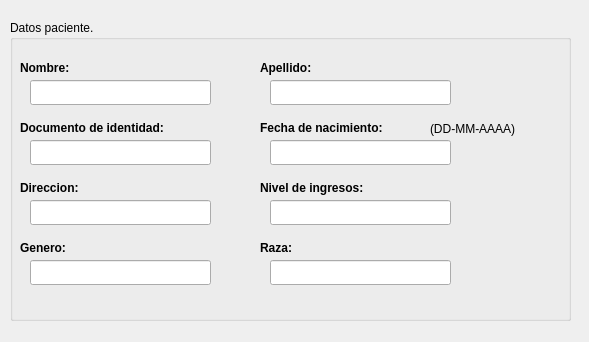
<?xml version="1.0" encoding="UTF-8"?>
<ui version="4.0">
 <class>veripac</class>
 <widget class="QDialog" name="veripac">
  <property name="geometry">
   <rect>
    <x>0</x>
    <y>0</y>
    <width>589</width>
    <height>342</height>
   </rect>
  </property>
  <property name="windowTitle">
   <string>Dialog</string>
  </property>
  <widget class="QGroupBox" name="groupBox">
   <property name="geometry">
    <rect>
     <x>10</x>
     <y>20</y>
     <width>561</width>
     <height>301</height>
    </rect>
   </property>
   <property name="styleSheet">
    <string notr="true">font: 75 11pt &quot;URW Bookman L&quot;;</string>
   </property>
   <property name="title">
    <string>Datos paciente.</string>
   </property>
   <widget class="QLabel" name="label">
    <property name="geometry">
     <rect>
      <x>10</x>
      <y>40</y>
      <width>71</width>
      <height>17</height>
     </rect>
    </property>
    <property name="text">
     <string>&lt;html&gt;&lt;head/&gt;&lt;body&gt;&lt;p&gt;&lt;span style=&quot; font-weight:600;&quot;&gt;Nombre:&lt;/span&gt;&lt;/p&gt;&lt;/body&gt;&lt;/html&gt;</string>
    </property>
   </widget>
   <widget class="QLineEdit" name="nombrep">
    <property name="geometry">
     <rect>
      <x>20</x>
      <y>60</y>
      <width>181</width>
      <height>25</height>
     </rect>
    </property>
   </widget>
   <widget class="QLabel" name="label_3">
    <property name="geometry">
     <rect>
      <x>10</x>
      <y>100</y>
      <width>201</width>
      <height>17</height>
     </rect>
    </property>
    <property name="text">
     <string>&lt;html&gt;&lt;head/&gt;&lt;body&gt;&lt;p&gt;&lt;span style=&quot; font-weight:600;&quot;&gt;Documento de identidad:&lt;/span&gt;&lt;/p&gt;&lt;/body&gt;&lt;/html&gt;</string>
    </property>
   </widget>
   <widget class="QLineEdit" name="docidtp">
    <property name="geometry">
     <rect>
      <x>20</x>
      <y>120</y>
      <width>181</width>
      <height>25</height>
     </rect>
    </property>
   </widget>
   <widget class="QLabel" name="label_5">
    <property name="geometry">
     <rect>
      <x>10</x>
      <y>160</y>
      <width>81</width>
      <height>17</height>
     </rect>
    </property>
    <property name="text">
     <string>&lt;html&gt;&lt;head/&gt;&lt;body&gt;&lt;p&gt;&lt;span style=&quot; font-weight:600;&quot;&gt;Direccion:&lt;/span&gt;&lt;/p&gt;&lt;/body&gt;&lt;/html&gt;</string>
    </property>
   </widget>
   <widget class="QLineEdit" name="direccion">
    <property name="geometry">
     <rect>
      <x>20</x>
      <y>180</y>
      <width>181</width>
      <height>25</height>
     </rect>
    </property>
   </widget>
   <widget class="QLabel" name="label_6">
    <property name="geometry">
     <rect>
      <x>10</x>
      <y>220</y>
      <width>71</width>
      <height>17</height>
     </rect>
    </property>
    <property name="text">
     <string>&lt;html&gt;&lt;head/&gt;&lt;body&gt;&lt;p&gt;&lt;span style=&quot; font-weight:600;&quot;&gt;Genero:&lt;/span&gt;&lt;/p&gt;&lt;/body&gt;&lt;/html&gt;</string>
    </property>
   </widget>
   <widget class="QLabel" name="label_2">
    <property name="geometry">
     <rect>
      <x>250</x>
      <y>40</y>
      <width>71</width>
      <height>17</height>
     </rect>
    </property>
    <property name="text">
     <string>&lt;html&gt;&lt;head/&gt;&lt;body&gt;&lt;p&gt;&lt;span style=&quot; font-weight:600;&quot;&gt;Apellido:&lt;/span&gt;&lt;/p&gt;&lt;/body&gt;&lt;/html&gt;</string>
    </property>
   </widget>
   <widget class="QLineEdit" name="dateEdit">
    <property name="geometry">
     <rect>
      <x>260</x>
      <y>60</y>
      <width>181</width>
      <height>25</height>
     </rect>
    </property>
   </widget>
   <widget class="QLabel" name="label_4">
    <property name="geometry">
     <rect>
      <x>250</x>
      <y>100</y>
      <width>171</width>
      <height>17</height>
     </rect>
    </property>
    <property name="text">
     <string>&lt;html&gt;&lt;head/&gt;&lt;body&gt;&lt;p&gt;&lt;span style=&quot; font-weight:600;&quot;&gt;Fecha de nacimiento:&lt;/span&gt;&lt;/p&gt;&lt;/body&gt;&lt;/html&gt;</string>
    </property>
   </widget>
   <widget class="QLineEdit" name="apellidop">
    <property name="geometry">
     <rect>
      <x>260</x>
      <y>120</y>
      <width>181</width>
      <height>25</height>
     </rect>
    </property>
   </widget>
   <widget class="QLabel" name="label_7">
    <property name="geometry">
     <rect>
      <x>250</x>
      <y>160</y>
      <width>141</width>
      <height>17</height>
     </rect>
    </property>
    <property name="text">
     <string>&lt;html&gt;&lt;head/&gt;&lt;body&gt;&lt;p&gt;&lt;span style=&quot; font-weight:600;&quot;&gt;Nivel de ingresos:&lt;/span&gt;&lt;/p&gt;&lt;/body&gt;&lt;/html&gt;</string>
    </property>
   </widget>
   <widget class="QLineEdit" name="niveling">
    <property name="geometry">
     <rect>
      <x>260</x>
      <y>180</y>
      <width>181</width>
      <height>25</height>
     </rect>
    </property>
   </widget>
   <widget class="QLabel" name="raza">
    <property name="geometry">
     <rect>
      <x>250</x>
      <y>220</y>
      <width>41</width>
      <height>17</height>
     </rect>
    </property>
    <property name="text">
     <string>&lt;html&gt;&lt;head/&gt;&lt;body&gt;&lt;p&gt;&lt;span style=&quot; font-weight:600;&quot;&gt;Raza:&lt;/span&gt;&lt;/p&gt;&lt;/body&gt;&lt;/html&gt;</string>
    </property>
   </widget>
   <widget class="QLineEdit" name="raza_2">
    <property name="geometry">
     <rect>
      <x>260</x>
      <y>240</y>
      <width>181</width>
      <height>25</height>
     </rect>
    </property>
   </widget>
   <widget class="QLabel" name="label_8">
    <property name="geometry">
     <rect>
      <x>420</x>
      <y>100</y>
      <width>121</width>
      <height>17</height>
     </rect>
    </property>
    <property name="text">
     <string>(DD-MM-AAAA)</string>
    </property>
   </widget>
   <widget class="QLineEdit" name="lineEdit">
    <property name="geometry">
     <rect>
      <x>20</x>
      <y>240</y>
      <width>181</width>
      <height>25</height>
     </rect>
    </property>
   </widget>
  </widget>
 </widget>
 <resources/>
 <connections/>
</ui>
